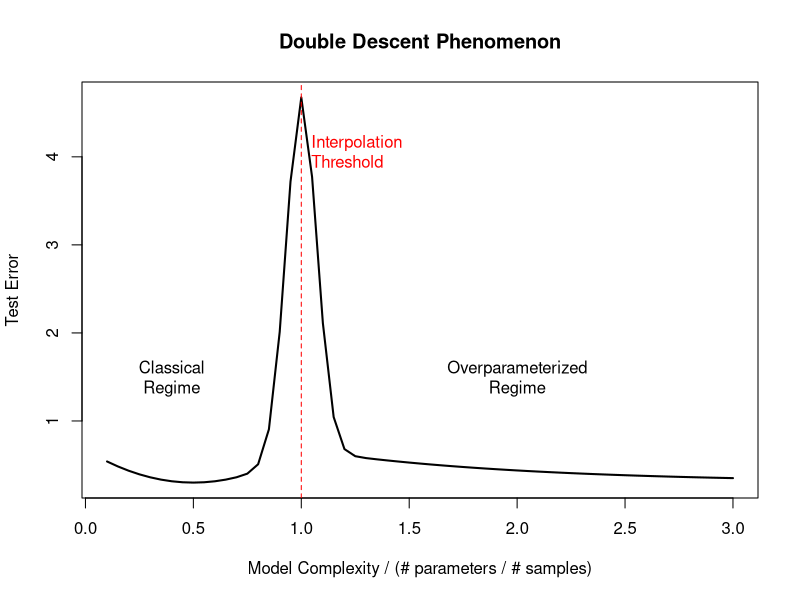
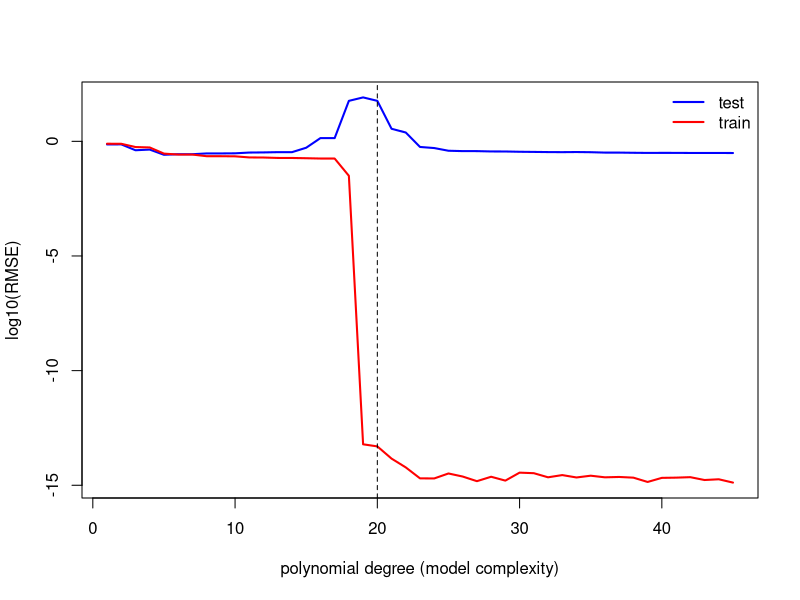
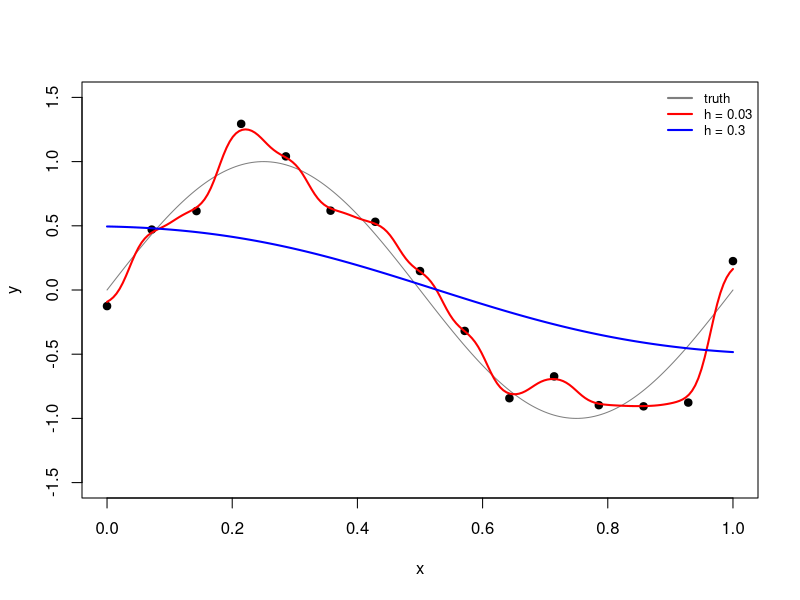

Write the R code that produced these figures, in order.
## ---- chunk 1
bias_linear <- 2.0
var_linear <- 0.5
sigma2 <- 1

mse_linear <- bias_linear^2 + var_linear + sigma2
cat("Linear model MSE =", mse_linear, "\n")
## ---- chunk 2
bias_nn <- 0.3
var_nn <- 3.0

mse_nn <- bias_nn^2 + var_nn + sigma2
cat("Neural network MSE =", mse_nn, "\n")
cat("Linear model MSE =", mse_linear, "\n")
cat("Better model:", ifelse(mse_nn < mse_linear, "Neural Network", "Linear Model"), "\n")
## ---- chunk 3
# Illustrative curve
complexity <- seq(0.1, 3, by = 0.05)

# Classical U-shaped + second descent
base <- ifelse(complexity < 1,
               0.3 + 1.5*(complexity - 0.5)^2,           # Classical regime
               0.3 + 0.375*exp(-(complexity - 1)))       # Overparameterized
test_error <- base + 4 * exp(-(complexity - 1)^2 / 0.01) # Spike at threshold

plot(complexity, test_error, type = "l", lwd = 2,
     xlab = "Model Complexity / (# parameters / # samples)",
     ylab = "Test Error",
     main = "Double Descent Phenomenon")
abline(v = 1, lty = 2, col = "red")
text(1, 4, "Interpolation\nThreshold", pos = 4, col = "red")
text(0.4, 1.5, "Classical\nRegime")
text(2, 1.5, "Overparameterized\nRegime")
## ---- chunk 4
w <- c(1, 1)
g <- function(t) t^2
f <- function(x) g(sum(w * x))
cat("f(0,1)     =", f(c(0, 1)), "\n")
cat("f(0.5,0.5) =", f(c(0.5, 0.5)), "\n")
cat("f(-1,2)    =", f(c(-1, 2)), "\n")
## ---- chunk 5
n <- c(2, 5, 10)
for (i in seq_along(n)) {
  cat("n =", n[i], ": outer functions g_q =", 2*n[i] + 1,
      ", inner functions psi_(q,i) =", n[i] * (2*n[i] + 1), "\n")
}
## ---- chunk 6
xi <- c(0, 1, 2); yi <- c(1, 3, 2); x0 <- 1.5; sigma <- 1
Kw <- exp(-(x0 - xi)^2 / (2*sigma^2))
w_nw <- Kw / sum(Kw)
cat("unnormalized kernel weights:", round(Kw, 4), "\n")
cat("normalized weights:        ", round(w_nw, 4), "\n")
cat("fhat(1.5) =", round(sum(w_nw * yi), 4), "\n")
## ---- chunk 7
set.seed(1)
dk <- 4
Q <- matrix(rnorm(3*dk), 3, dk)
Kmat <- matrix(rnorm(3*dk), 3, dk)
V <- matrix(rnorm(3*2), 3, 2)
softmax <- function(v) exp(v - max(v)) / sum(exp(v - max(v)))

scores <- (Q %*% t(Kmat))[1, ] / sqrt(dk)      # query 1 against all keys
alpha <- softmax(scores)                        # attention weights
kern <- exp(scores); w_kernel <- kern / sum(kern)  # Nadaraya-Watson-style weights

cat("attention weights:       ", round(alpha, 4), "\n")
cat("kernel-smoother weights: ", round(w_kernel, 4), "\n")
cat("max abs diff in outputs:", max(abs(alpha %*% V - w_kernel %*% V)), "\n")
## ---- chunk 8
raw_scores <- (Q %*% t(Kmat))[1, ]
for (temp in c(0.5, 2, 8, 32)) {
  cat("T =", sprintf("%4.1f", temp), "-> weights:", round(softmax(raw_scores/temp), 3), "\n")
}
## ---- chunk 9
set.seed(42)
n <- 20; sigma <- 0.3
x <- seq(-1, 1, length.out = n)
ftrue <- function(x) sin(5 * x)
y <- ftrue(x) + rnorm(n, sd = sigma)
xdense <- seq(-1, 1, length.out = 200)

legvander <- function(x, d) {
  # columns are Legendre polynomials P_0(x), ..., P_d(x), via the standard recurrence
  X <- matrix(0, length(x), d + 1); X[, 1] <- 1
  if (d >= 1) X[, 2] <- x
  if (d >= 2) for (k in 2:d) X[, k+1] <- ((2*k-1)*x*X[, k] - (k-1)*X[, k-1]) / k
  X
}
rmse <- function(a, b) sqrt(mean((a - b)^2))

degrees <- 1:45
train_err <- test_err <- numeric(length(degrees))
for (i in seq_along(degrees)) {
  Xd <- legvander(x, degrees[i])
  beta <- MASS::ginv(Xd) %*% y            # minimum-norm solution, valid for d+1 > n too
  train_err[i] <- rmse(Xd %*% beta, y)
  test_err[i]  <- rmse(legvander(xdense, degrees[i]) %*% beta, ftrue(xdense))
}

plot(degrees, log10(test_err), type = "l", col = "blue", lwd = 2,
     xlab = "polynomial degree (model complexity)", ylab = "log10(RMSE)",
     ylim = range(log10(c(test_err, train_err))))
lines(degrees, log10(train_err), col = "red", lwd = 2)
abline(v = n, lty = 2)
legend("topright", legend = c("test", "train"), col = c("blue", "red"), lwd = 2, bty = "n")
## ---- chunk 10
cat("classical-regime minimum test RMSE: degree", degrees[which.min(test_err[degrees < n])],
    ", value", round(min(test_err[degrees < n]), 3), "\n")
cat("peak test RMSE: degree", degrees[which.max(test_err)], ", value", round(max(test_err), 2), "\n")
cat("test RMSE at degree 45:", round(test_err[degrees == 45], 3), "\n")
## ---- chunk 11
cat("train RMSE at degree 18:", round(train_err[degrees == 18], 4),
    ", degree 19:", round(train_err[degrees == 19], 4),
    ", degree 20:", round(train_err[degrees == 20], 4), "\n")
## ---- chunk 12
set.seed(1)
n <- 15
x <- seq(0, 1, length.out = n)
y <- sin(2*pi*x) + rnorm(n, sd = 0.2)

nw_fit <- function(x0, x, y, h) {
  wts <- exp(-(x0 - x)^2 / (2*h^2))
  sum(wts * y) / sum(wts)
}

xg <- seq(0, 1, length.out = 200)
fit_narrow <- sapply(xg, nw_fit, x = x, y = y, h = 0.03)
fit_wide   <- sapply(xg, nw_fit, x = x, y = y, h = 0.3)

plot(x, y, pch = 19, ylim = c(-1.5, 1.5), xlab = "x", ylab = "y")
lines(xg, sin(2*pi*xg), col = "gray50")
lines(xg, fit_narrow, col = "red", lwd = 2)
lines(xg, fit_wide, col = "blue", lwd = 2)
legend("topright", legend = c("truth", "h = 0.03", "h = 0.3"),
       col = c("gray50", "red", "blue"), lwd = 2, bty = "n", cex = 0.8)
## ---- chunk 13
rmse <- function(a, b) sqrt(mean((a - b)^2))
cat("RMSE vs truth, h=0.03:", round(rmse(fit_narrow, sin(2*pi*xg)), 3), "\n")
cat("RMSE vs truth, h=0.3 :", round(rmse(fit_wide, sin(2*pi*xg)), 3), "\n")
